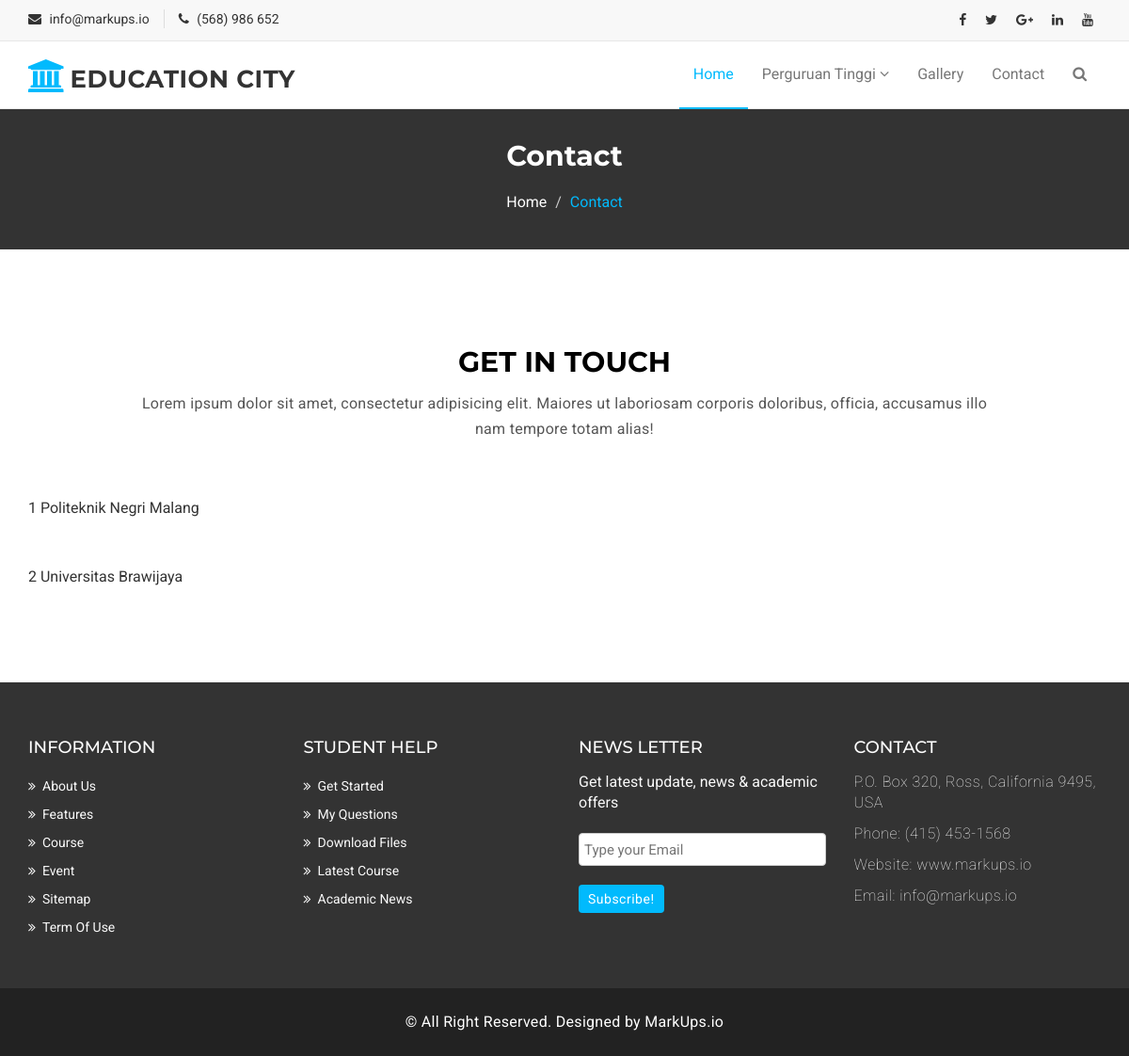
Screenshot of /campus-list.php with the database file from the repository.
### tables this page shows
CREATE TABLE `kampus` (
  `id` int(11) NOT NULL,
  `nama_kampus` varchar(50) NOT NULL,
  `deskripsi` varchar(500) NOT NULL,
  `deskripsi_singkat` varchar(255) NOT NULL
);

### campus-list.php (the view, shortened to what this page needs)
<!DOCTYPE html>
<html lang="en">
  <head>
    <link href="assets/css/font-awesome.css" rel="stylesheet">
    <link href="assets/css/bootstrap.css" rel="stylesheet">
    <link rel="stylesheet" type="text/css" href="assets/css/slick.css">
    <link rel="stylesheet" href="assets/css/jquery.fancybox.css" type="text/css" media="screen" />
    <link id="switcher" href="assets/css/theme-color/default-theme.css" rel="stylesheet">
    <link href="assets/css/style.css" rel="stylesheet">
  </head>
  <body>
  <header id="mu-header">
    <div class="container">
      <div class="row">
        <div class="col-lg-12 col-md-12">
          <div class="mu-header-area">
            <div class="row">
              <div class="col-lg-6 col-md-6 col-sm-6 col-xs-6">
                <div class="mu-header-top-left">
                  <div class="mu-top-email">
                    <i class="fa fa-envelope"></i>
                    <span>info@markups.io</span>
                  </div>
                  <div class="mu-top-phone">
                    <i class="fa fa-phone"></i>
                    <span>(568) 986 652</span>
                  </div>
                </div>
              </div>
              <div class="col-lg-6 col-md-6 col-sm-6 col-xs-6">
                <div class="mu-header-top-right">
                  <nav>
                    <ul class="mu-top-social-nav">
                      <li><a href="#"><span class="fa fa-facebook"></span></a></li>
                      <li><a href="#"><span class="fa fa-twitter"></span></a></li>
                      <li><a href="#"><span class="fa fa-google-plus"></span></a></li>
                      <li><a href="#"><span class="fa fa-linkedin"></span></a></li>
                      <li><a href="#"><span class="fa fa-youtube"></span></a></li>
                    </ul>
                  </nav>
                </div>
              </div>
            </div>
          </div>
        </div>
      </div>
    </div>
  </header>
  <section id="mu-menu">
    <nav class="navbar navbar-default" role="navigation">
      <div class="container">
        <div class="navbar-header">
          <a class="navbar-brand" href="index.html"><i class="fa fa-university"></i><span>Education City</span></a>
        </div>
        <div id="navbar" class="navbar-collapse collapse">
          <ul id="top-menu" class="nav navbar-nav navbar-right main-nav">
            <li class="active"><a href="index.html">Home</a></li>
            <li class="dropdown">
              <a href="#" class="dropdown-toggle" data-toggle="dropdown">Perguruan Tinggi <span class="fa fa-angle-down"></span></a>
            </li>
            <li><a href="gallery.html">Gallery</a></li>
            <li><a href="contact.html">Contact</a></li>
            <li><a href="#" id="mu-search-icon"><i class="fa fa-search"></i></a></li>
          </ul>
        </div>
      </div>
    </nav>
  </section>
 <section id="mu-page-breadcrumb">
   <div class="container">
     <div class="row">
       <div class="col-md-12">
         <div class="mu-page-breadcrumb-area">
           <h2>Contact</h2>
           <ol class="breadcrumb">
            <li><a href="#">Home</a></li>
            <li class="active">Contact</li>
          </ol>
         </div>
       </div>
     </div>
   </div>
 </section>
 <section id="mu-contact">
   <div class="container">
     <div class="row">
       <div class="col-md-12">
         <div class="mu-contact-area">
          <div class="mu-title">
            <h2>Get in Touch</h2>
            <p>Lorem ipsum dolor sit amet, consectetur adipisicing elit. Maiores ut laboriosam corporis doloribus, officia, accusamus illo nam tempore totam alias!</p>
          </div>
          <?php
    require_once "db_connection/konek.php";
    $query = mysqli_query($mysqli, "SELECT * FROM Kampus");
    while ($hasil = mysqli_fetch_array($query)) { ?>
          <div class="mu-contact-content">
            <div class="row">
              <div class="col-md-6">
                <div class="campus-list">
                <tr>
                  <td><?php echo $hasil['id']?></td>
                  <td><a href="get-id.php"get_id=<?php echo $hasil['id']?>><?php echo $hasil['nama_kampus']?></a></td>
				        </tr>
                </div>
              </div>
              <div class="col-md-6">
              </div>
            </div>
          </div>
          <?php } ?>
         </div>
       </div>
     </div>
   </div>
 </section>
  <footer id="mu-footer">
    <div class="mu-footer-top">
      <div class="container">
        <div class="mu-footer-top-area">
          <div class="row">
            <div class="col-lg-3 col-md-3 col-sm-3">
              <div class="mu-footer-widget">
                <h4>Information</h4>
                <ul>
                  <li><a href="#">About Us</a></li>
                  <li><a href="">Features</a></li>
                  <li><a href="">Course</a></li>
                  <li><a href="">Event</a></li>
                  <li><a href="">Sitemap</a></li>
                  <li><a href="">Term Of Use</a></li>
                </ul>
              </div>
            </div>
            <div class="col-lg-3 col-md-3 col-sm-3">
              <div class="mu-footer-widget">
                <h4>Student Help</h4>
                <ul>
                  <li><a href="">Get Started</a></li>
                  <li><a href="#">My Questions</a></li>
                  <li><a href="">Download Files</a></li>
                  <li><a href="">Latest Course</a></li>
                  <li><a href="">Academic News</a></li>
                </ul>
              </div>
            </div>
            <div class="col-lg-3 col-md-3 col-sm-3">
              <div class="mu-footer-widget">
                <h4>News letter</h4>
                <p>Get latest update, news & academic offers</p>
                <form class="mu-subscribe-form">
                  <input type="email" placeholder="Type your Email">
                  <button class="mu-subscribe-btn" type="submit">Subscribe!</button>
                </form>
              </div>
            </div>
            <div class="col-lg-3 col-md-3 col-sm-3">
              <div class="mu-footer-widget">
                <h4>Contact</h4>
                <address>
                  <p>P.O. Box 320, Ross, California 9495, USA</p>
                  <p>Phone: (415) 453-1568 </p>
                  <p>Website: www.markups.io</p>
                  <p>Email: info@markups.io</p>
                </address>
              </div>
            </div>
          </div>
        </div>
      </div>
    </div>
    <div class="mu-footer-bottom">
      <div class="container">
        <div class="mu-footer-bottom-area">
          <p>&copy; All Right Reserved. Designed by <a href="http://www.markups.io/" rel="nofollow">MarkUps.io</a></p>
        </div>
      </div>
    </div>
  </footer>
  </body>
</html>

### assets/css/theme-color/default-theme.css (style rules this page uses)
#mu-menu .navbar-header .navbar-brand i { color: #01bafd; }
#mu-menu .navbar-default .navbar-nav > .active > a, #mu-menu .navbar-default .navbar-nav > .active > a:hover, #mu-menu .navbar-default .navbar-nav > .active > a:focus { color: #01bafd; border-bottom: 2px solid #01bafd; background-color: transparent; }
#mu-page-breadcrumb .mu-page-breadcrumb-area .breadcrumb .active { color: #01bafd; }
#mu-footer .mu-footer-top .mu-footer-top-area .mu-footer-widget .mu-subscribe-form .mu-subscribe-btn { background-color: #01bafd; }

### rows the page displays
kampus: id "1", nama_kampus "Politeknik Negri Malang"
kampus: id "2", nama_kampus "Universitas Brawijaya"
